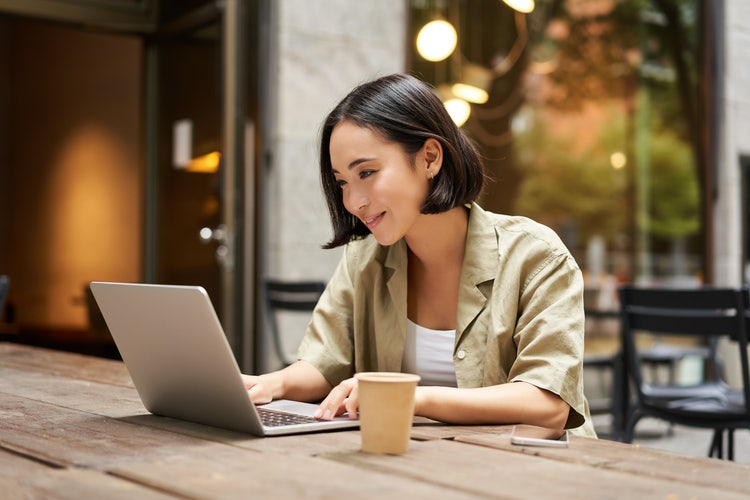
#> input picture image1.jpeg, 750 x 500 px
$ python Thresholding.py
#> lines starting #> are read from the running program, lines starting #| are printed output that depends on the picture
#link https://docs.opencv.org/3.4/db/d8e/tutorial_threshold.html

from __future__ import print_function
import cv2 as cv
import argparse
max_value = 255
max_type = 4
max_binary_value = 255
trackbar_type = 'Type: \n 0: Binary \n 1: Binary Inverted \n 2: Truncate \n 3: To Zero \n 4: To Zero Inverted'
trackbar_value = 'Value'
window_name = 'Threshold Demo'
def Threshold_Demo(val):
    #0: Binary
    #1: Binary Inverted
    #2: Threshold Truncated
    #3: Threshold to Zero
    #4: Threshold to Zero Inverted
    threshold_type = cv.getTrackbarPos(trackbar_type, window_name)
    threshold_value = cv.getTrackbarPos(trackbar_value, window_name)
    _, dst = cv.threshold(src_gray, threshold_value, max_binary_value, threshold_type )
    cv.imshow(window_name, dst)
parser = argparse.ArgumentParser(description='Code for Basic Thresholding Operations tutorial.')
parser.add_argument('--input', help='Path to input image.', default='image1.jpeg')
args = parser.parse_args()
src = cv.imread(cv.samples.findFile(args.input))
#> src is the input picture: shape (500, 750, 3); mean B, G, R 87.3, 110.5, 131.3
if src is None:
    print('Could not open or find the image: ', args.input)
    exit(0)
# Convert the image to Gray
src_gray = cv.cvtColor(src, cv.COLOR_BGR2GRAY)
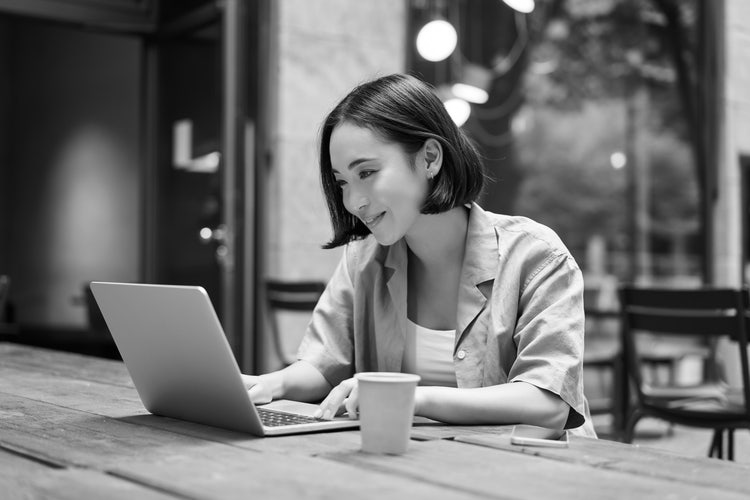
#> src_gray: shape (500, 750); min 0, max 255, mean 114.1
cv.namedWindow(window_name)
cv.createTrackbar(trackbar_type, window_name , 3, max_type, Threshold_Demo)
# Create Trackbar to choose Threshold value
cv.createTrackbar(trackbar_value, window_name , 0, max_value, Threshold_Demo)
#> slider 'Value' is set to 85
# Call the function to initialize
Threshold_Demo(0)
#> in Threshold_Demo, `_, dst = cv.threshold(src_gray, threshold_value, max_binary_value, thr..`:
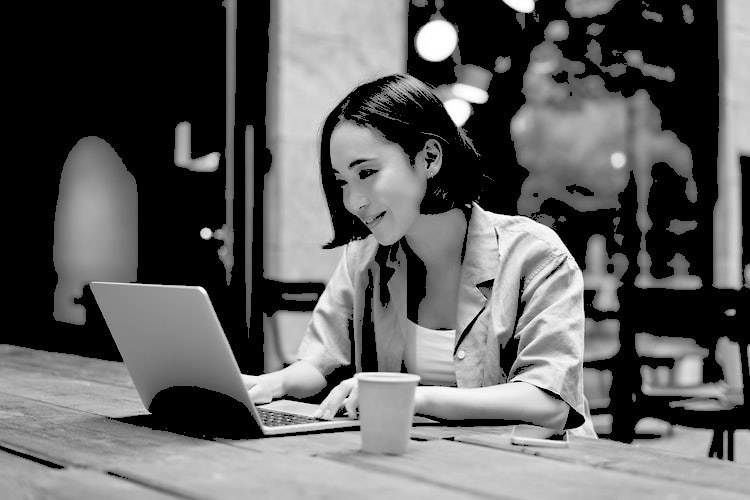
#> dst: shape (500, 750); min 0, max 255, mean 96.6
# Wait until user finishes program
cv.waitKey()
